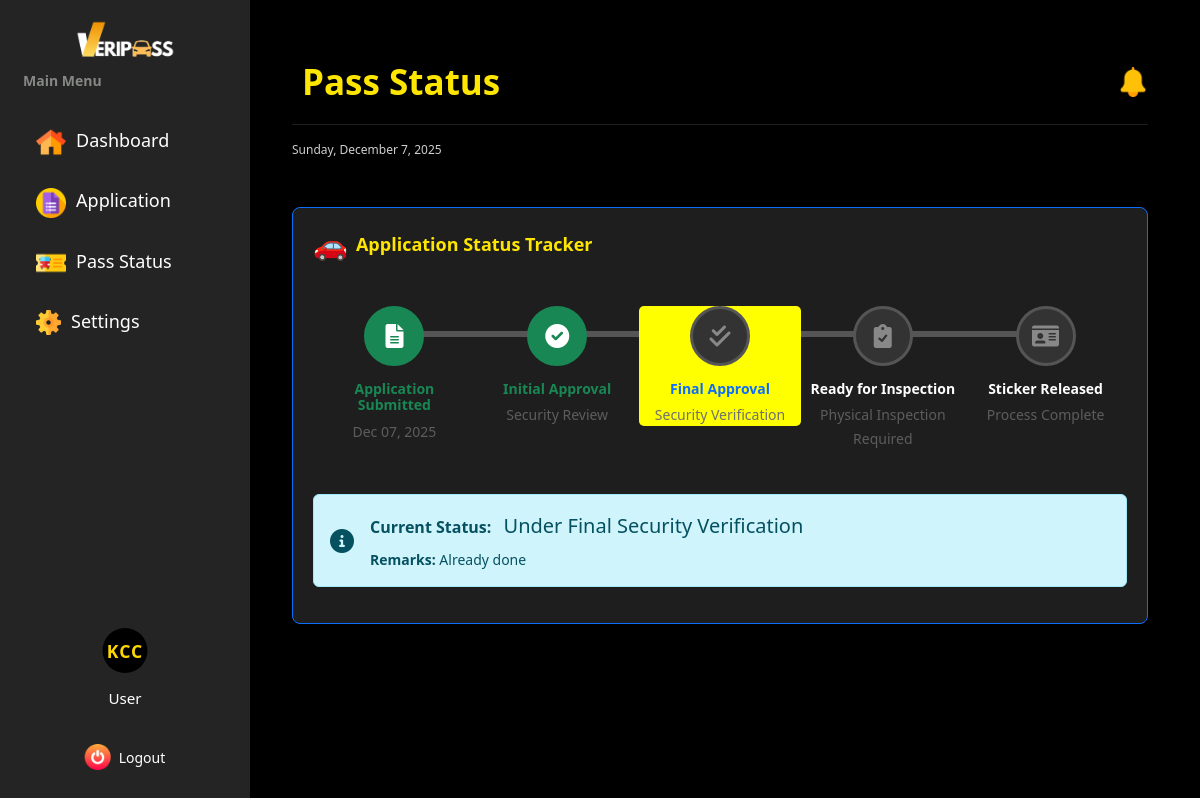
Before: /dashboard/user/pass_status/ (signed in) with the older database file.
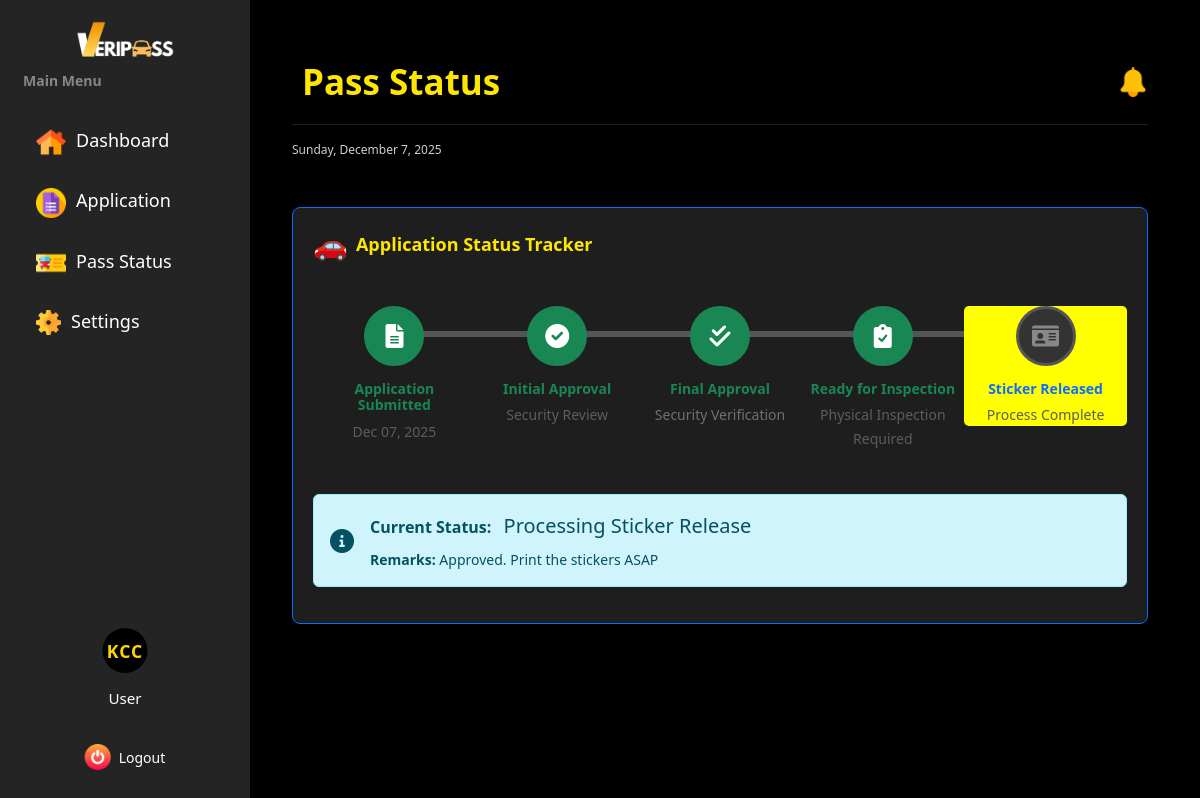
After: the same page with the newer database file.
### vehicle_pass/models.py (models this page shows, shortened)
class BaseModel(models.Model):
    created_at = models.DateTimeField(auto_now_add=True, db_index=True)
    updated_at = models.DateTimeField(auto_now=True)
    class Meta:
        abstract = True

class Registration(BaseModel):
    STATUS_CHOICES = [
        ('no application', 'No Application'),
        ('application submitted', 'Pending Initial Approval (OIC)'),
        ('initial approval', 'Initial Approved (Waiting for GSO Director)'),
        ('approved', 'Approved (Ready for Release)'),
        ('sticker released', 'Vehicle Pass Sticker Released'),
        ('rejected', 'Rejected')
    ]
    registration_number = models.BigAutoField(primary_key=True)
    user = models.ForeignKey(UserProfile, on_delete=models.CASCADE)
    vehicle = models.ForeignKey(Vehicle, on_delete=models.CASCADE)
    files = models.URLField(max_length=255)
    status = models.CharField(max_length=85, choices=STATUS_CHOICES, default='no application')
    remarks = models.TextField(null=True)
    initial_approved_by = models.ForeignKey(SecurityProfile, on_delete=models.CASCADE, related_name='initial_approval', null=True, blank=True)
    final_approved_by = models.ForeignKey(SecurityProfile, on_delete=models.CASCADE, related_name='final_approval', null=True, blank=True)
    date_of_filing = models.DateTimeField(auto_now_add=True)
    sticker_released_date = models.DateField(blank=True, null=True)
    e_signature = models.ImageField(upload_to='signature/')
    printed_name = models.CharField(max_length=125)
    signature_date = models.DateTimeField(null=True, blank=True)

### vehicle_pass/views.py (the view)
# urls.py: path("dashboard/user/pass_status/", user_pass_status, name="user_pass_status"),
@login_required
def user_pass_status(request):
    user_id = request.session.get("user_id")
    try:
        profile = UserProfile.objects.get(id=user_id)
    except UserProfile.DoesNotExist:
        profile = None
    try:
        registration = Registration.objects.filter(user=profile).latest('created_at')
    except Registration.DoesNotExist:
        registration = None
    inspection = None
    context = {
        'profile': profile,
        'registration': registration,
        'inspection': inspection,
    }
    return render(request, "User/User_Pass_Status.html", context)

### vehicle_pass/authentication.py (called while the page is built)
def login_required(view_func):
    @wraps(view_func)
    def wrapper(request, *args, **kwargs):
        if "user_id" not in request.session:
            return redirect("login")  # Redirect to login if not authenticated
        return view_func(request, *args, **kwargs)
    return wrapper

### vehicle_pass/context_processors.py (called while the page is built)
def admin_user_context(request):
    profile = None
    user_id = request.session.get('user_id')
    if user_id:
        profile = UserProfile.objects.filter(id=user_id).first()
    return {'profile': profile}

def default_user_context(request):
    profile = None
    user_id = request.session.get('user_id')
    if user_id:
        profile = UserProfile.objects.filter(id=user_id).first()
    return {'profile': profile}

def security_user_context(request):
    profile = None
    user_id = request.session.get('user_id')
    if user_id:
        profile = UserProfile.objects.filter(id=user_id).first()
    return {'profile': profile}

### templates/User/User_Pass_Status.html (shortened to what the changed rows need)
{% extends 'includes/user_sidebar.html' %}
{% load static %}
{% block extra_css %}
  <link rel="stylesheet" href="{% static 'css/user-dashboard-style.css' %}">
  <link rel="stylesheet" href="https://cdnjs.cloudflare.com/ajax/libs/font-awesome/6.0.0/css/all.min.css">
{% endblock %}
{% block content %}
<div class="dashboard-wrapper">
    <div class="main-content">
        <div class="container-fluid py-3">
            <div class="d-flex justify-content-between align-items-center">
                <h2 class="title mb-3 mb-md-0">Pass Status</h2>
            </div>
            {% if registration %}
            <div class="row mt-4 g-4">
                <div class="col-12">
                    <div class="card status-card border-primary shadow-sm">
                        <div class="card-body">
                            <h5 class="card-title d-flex align-items-center mb-4">
                                <span class="text-primary fs-3">🚗</span>
                                <span class="ms-2">Application Status Tracker</span>
                            </h5>
                            <div class="status-timeline">
                                <div class="timeline-step completed">
                                    <div class="timeline-icon">
                                        <i class="fas fa-file-alt"></i>
                                    </div>
                                    <div class="timeline-content">
                                        <h6>Application Submitted</h6>
                                        <small class="text-muted" style="color: rgb(93, 93, 93)  !important;">{{ registration.created_at|date:"M d, Y" }}</small>
                                    </div>
                                </div>
                                <div class="timeline-step {% if registration.status == 'pending' or registration.status == 'application submitted' %}active{% elif registration.status == 'initial approval' or registration.status == 'final approval' or registration.status == 'approved' or registration.status == 'sticker released' %}completed{% endif %}">
                                    <div class="timeline-icon">
                                        <i class="fas fa-check-circle"></i>
                                    </div>
                                    <div class="timeline-content">
                                        <h6>Initial Approval</h6>
                                        <small class="text-muted" style="color: rgb(93, 93, 93) !important;">Security Review</small>
                                    </div>
                                </div>
                                <div class="timeline-step {% if registration.status == 'initial approval' %}active{% elif registration.status == 'final approval' or registration.status == 'approved' or registration.status == 'sticker released' %}completed{% endif %}">
                                    <div class="timeline-icon">
                                        <i class="fas fa-check-double"></i>
                                    </div>
                                    <div class="timeline-content">
                                        <h6>Final Approval</h6>
                                        <small style="color: rgb(111, 112, 112) !important;">Security Verification</small>
                                    </div>
                                </div>
                                <div class="timeline-step {% if registration.status == 'final approval' %}active{% elif registration.status == 'approved' or registration.status == 'sticker released' %}completed{% endif %}">
                                    <div class="timeline-icon">
                                        <i class="fas fa-clipboard-check"></i>
                                    </div>
                                    <div class="timeline-content">
                                        <h6>Ready for Inspection</h6>
                                        <small style="color: rgb(93, 93, 93) !important;">Physical Inspection Required</small>
                                    </div>
                                </div>
                                <div class="timeline-step {% if registration.status == 'approved' %}active{% elif registration.status == 'sticker released' %}completed{% endif %}">
                                    <div class="timeline-icon">
                                        <i class="fas fa-id-card"></i>
                                    </div>
                                    <div class="timeline-content">
                                        <h6>Sticker Released</h6>
                                        <small style="color: rgb(93, 93, 93) !important;">Process Complete</small>
                                    </div>
                                </div>
                            </div>
                            <div class="alert alert-info mt-4 d-flex align-items-center">
                                <i class="fas fa-info-circle fs-4 me-3"></i>
                                <div>
                                    <strong>Current Status:</strong>
                                    <span class="fs-5 ms-2">
                                        {% if registration.status == 'pending' or registration.status == 'application submitted' %}
                                            Waiting for Security Review
                                        {% elif registration.status == 'initial approval' %}
                                            Under Final Security Verification
                                        {% elif registration.status == 'final approval' %}
                                            Ready for Physical Inspection
                                        {% elif registration.status == 'approved' %}
                                            Processing Sticker Release
                                        {% elif registration.status == 'sticker released' %}
                                            Complete - Sticker Released
                                        {% else %}
                                            {{ registration.status|title }}
                                        {% endif %}
                                    </span>
                                    {% if registration.remarks %}
                                        <div class="mt-2 small">
                                            <strong>Remarks:</strong> {{ registration.remarks }}
                                        </div>
                                    {% endif %}
                                </div>
                            </div>
                        </div>
                    </div>
                </div>
            </div>
            {% else %}
                <div class="alert alert-warning">No registration found!</div>
            {% endif %}
        </div>
    </div>
</div>
{% endblock %}

Changed rows visible on the page:
changed Registration: status "initial approval" → "approved" (drawn); remarks "Already done" → "Approved. Print the stickers ASAP"
Other visible differences:
text no longer shown: "Under Final Security Verification"
text now shown: "Processing Sticker Release"
